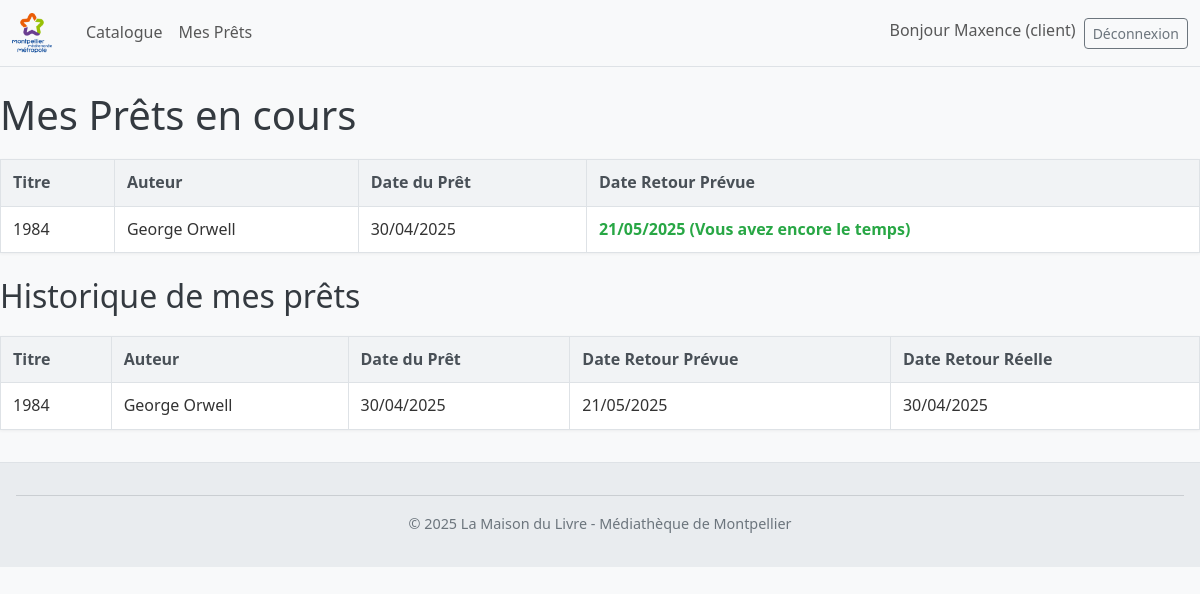
Screenshot of /client/mes_prets.php (signed in) with the database file from the repository.
### tables this page shows
CREATE TABLE IF NOT EXISTS `prets` (
  `id_pret` int NOT NULL AUTO_INCREMENT,
  `id_abonne` int DEFAULT NULL,
  `id_document` int DEFAULT NULL,
  `date_pret` date DEFAULT NULL,
  `date_retour_prevue` date DEFAULT NULL,
  `date_retour_reelle` date DEFAULT NULL,
  PRIMARY KEY (`id_pret`),
  KEY `id_abonne` (`id_abonne`),
  KEY `id_document` (`id_document`)
);

CREATE TABLE IF NOT EXISTS `documents` (
  `id_document` int NOT NULL AUTO_INCREMENT,
  `titre` varchar(255) DEFAULT NULL,
  `auteur` varchar(255) DEFAULT NULL,
  `type` enum('livre','périodique','cd','livre audio','dvd','blu-ray') DEFAULT NULL,
  `date_parution` date DEFAULT NULL,
  `genre` varchar(100) DEFAULT NULL,
  `disponible` tinyint(1) DEFAULT '1',
  PRIMARY KEY (`id_document`)
);

### client/mes_prets.php (the view, shortened to what this page needs)
<?php
include('../config.php');
$id_abonne = $_SESSION['user_id'];
$mes_prets = [];
$historique_prets = [];
try {
    $query = "SELECT d.titre, d.auteur, p.date_pret, p.date_retour_prevue
              FROM prets p
              JOIN documents d ON p.id_document = d.id_document
              WHERE p.id_abonne = ? AND p.date_retour_reelle IS NULL
              ORDER BY p.date_retour_prevue ASC";
    $stmt = $pdo->prepare($query);
    if ($stmt && $stmt->execute([$id_abonne])) {
        $mes_prets = $stmt->fetchAll(PDO::FETCH_ASSOC);
    } else {
        error_log("Erreur PDO (prêts en cours) dans mes_prets.php");
    }
    $queryHistorique = "SELECT d.titre, d.auteur, p.date_pret, p.date_retour_prevue, p.date_retour_reelle
                        FROM prets p
                        JOIN documents d ON p.id_document = d.id_document
                        WHERE p.id_abonne = ? AND p.date_retour_reelle IS NOT NULL
                        ORDER BY p.date_retour_reelle DESC";
    $stmtHistorique = $pdo->prepare($queryHistorique);
    if ($stmtHistorique && $stmtHistorique->execute([$id_abonne])) {
        $historique_prets = $stmtHistorique->fetchAll(PDO::FETCH_ASSOC);
    } else {
         error_log("Erreur PDO (historique prêts) dans mes_prets.php");
    }
} catch (PDOException $e) {
    error_log("PDOException dans mes_prets.php: " . $e->getMessage());
}
include('../includes/header.php');
?>
<!DOCTYPE html>
<html lang="fr">
<head>
    <link rel="stylesheet" href="../assets/css/style.css">
</head>
<body>
    <h1>Mes Prêts en cours</h1>
    <?php if (count($mes_prets) > 0): ?>
        <table>
            <thead>
                <tr>
                    <th>Titre</th>
                    <th>Auteur</th>
                    <th>Date du Prêt</th>
                    <th>Date Retour Prévue</th>
                </tr>
            </thead>
            <tbody>
                <?php
                $aujourdhui = new DateTime();
                foreach ($mes_prets as $pret):
                    $dateRetourPrevue = new DateTime($pret['date_retour_prevue']);
                    $diff = $aujourdhui->diff($dateRetourPrevue);
                    $joursRestants = (int)$diff->format('%r%a');
                    $classeDate = '';
                    $messageDate = '';
                    if ($joursRestants < 0) {
                        $classeDate = 'date-alerte-rouge';
                        $messageDate = ' (Dépassé)';
                    } elseif ($joursRestants <= 7) {
                        $classeDate = 'date-alerte-orange';
                        $messageDate = ' (Bientôt)';
                    } else {
                        $classeDate = 'date-ok-vert';
                        $messageDate = ' (Vous avez encore le temps)';
                    }
                ?>
                    <tr>
                        <td><?php echo htmlspecialchars($pret['titre']); ?></td>
                        <td><?php echo htmlspecialchars($pret['auteur']); ?></td>
                        <td><?php echo htmlspecialchars(date('d/m/Y', strtotime($pret['date_pret']))); ?></td>
                        <td class="<?php echo $classeDate; ?>">
                            <?php echo htmlspecialchars(date('d/m/Y', strtotime($pret['date_retour_prevue']))); ?>
                            <?php echo $messageDate; ?>
                        </td>
                    </tr>
                <?php endforeach; ?>
            </tbody>
        </table>
    <?php else: ?>
        <p>Vous n'avez aucun document emprunté actuellement.</p>
        <p><a href="catalogue.php">Consulter le catalogue</a> pour faire une réservation.</p>
    <?php endif; ?>
    <h2>Historique de mes prêts</h2>
     <?php if (count($historique_prets) > 0): ?>
        <table>
            <thead>
                <tr>
                    <th>Titre</th>
                    <th>Auteur</th>
                    <th>Date du Prêt</th>
                    <th>Date Retour Prévue</th>
                    <th>Date Retour Réelle</th>
                </tr>
            </thead>
            <tbody>
                <?php foreach ($historique_prets as $pret): ?>
                    <tr>
                        <td><?php echo htmlspecialchars($pret['titre']); ?></td>
                        <td><?php echo htmlspecialchars($pret['auteur']); ?></td>
                        <td><?php echo htmlspecialchars(date('d/m/Y', strtotime($pret['date_pret']))); ?></td>
                        <td><?php echo htmlspecialchars(date('d/m/Y', strtotime($pret['date_retour_prevue']))); ?></td>
                         <td><?php echo htmlspecialchars(date('d/m/Y', strtotime($pret['date_retour_reelle']))); ?></td>
                    </tr>
                <?php endforeach; ?>
            </tbody>
        </table>
    <?php else: ?>
        <p>Vous n'avez pas encore d'historique de prêts.</p>
    <?php endif; ?>
</body>
<?php include('../includes/footer.php'); ?>
</html>

### assets/css/style.css (style rules this page uses)
body { font-family: 'Segoe UI', Tahoma, Geneva, Verdana, sans-serif; margin: 0; padding: 0; line-height: 1.6; background-color: #f8f9fa; color: #333; }
h1, h2, h3 { color: #343a40; margin-top: 1.5rem; margin-bottom: 1rem; }
table { width: 100%; border-collapse: collapse; margin-top: 20px; margin-bottom: 20px; box-shadow: 0 1px 3px rgba(0,0,0,0.05); background-color: #fff; }
th, td { border: 1px solid #dee2e6; padding: 10px 12px; text-align: left; vertical-align: middle; }
th { background-color: #f1f3f5; font-weight: 600; color: #495057; }
.date-ok-vert { color: #28a745; font-weight: bold; }

### rows the page displays
prets: id_document.titre "1984", id_document.auteur "George Orwell", date_pret "30/04/2025", date_retour_prevue "21/05/2025", date_retour_reelle "30/04/2025"

### other values shown
$_SESSION['user_prenom'] "Maxence"
$_SESSION['user_role'] "client"
$pret['titre'] "1984"
$pret['auteur'] "George Orwell"
date('d/m/Y', strtotime($pret['date_pret'])) "30/04/2025"
date('d/m/Y', strtotime($pret['date_retour_prevue'])) "21/05/2025"
$messageDate "(Vous avez encore le temps)"
